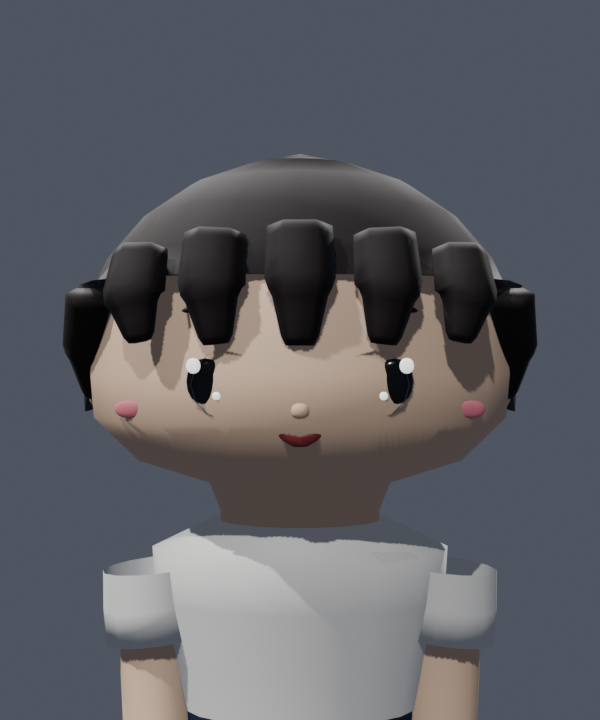
#> input picture blender/character_prototype/factory/previews/hair_pilot/hair_001_front.png, 600 x 720 px, found by its file name
$ python composite_hairstyles_sheets.py
#> lines starting #> are read from the running program, lines starting #| are printed output that depends on the picture
import os
from PIL import Image, ImageDraw, ImageFont

FACTORY_DIR = r"C:\Users\Admin\Desktop\GAME\GAME-KNDMST\blender\character_prototype\factory"
PREVIEWS_DIR = os.path.join(FACTORY_DIR, "previews", "hairstyles_v2")
SHEETS_DIR = os.path.join(PREVIEWS_DIR, "sheets")
os.makedirs(SHEETS_DIR, exist_ok=True)

HAIRSTYLES = [
    ("hair_001", "HAIR_001", "Classic Bowl Cut", "Tóc úp nồi học trò"),
    ("hair_002", "HAIR_002", "Sporty Short", "Tóc ngắn thể thao vuốt nhọn"),
    ("hair_003", "HAIR_003", "Rounded Bob", "Tóc tém bob nữ sinh"),
    ("hair_004", "HAIR_004", "Side-Parted Short", "Tóc ngắn rẽ ngôi 7/3"),
    ("hair_005", "HAIR_005", "Medium Straight", "Tóc thẳng ngang lưng lửng"),
    ("hair_006", "HAIR_006", "Low Ponytail", "Tóc đuôi ngựa buộc thấp"),
    ("hair_007", "HAIR_007", "High Ponytail", "Tóc đuôi ngựa buộc cao"),
    ("hair_008", "HAIR_008", "Twin Pigtails", "Tóc hai bên buộc đôi"),
    ("hair_009", "HAIR_009", "Braided Hair", "Tóc tết bím học sinh"),
    ("hair_010", "HAIR_010", "Shoulder-Length Hair", "Tóc ngang vai uốn cúp C"),
    ("hair_011", "HAIR_011", "Side-Swept Bangs", "Tóc mái xéo phong trào 2012-2013"),
    ("hair_012", "HAIR_012", "Messy Short Hair", "Tóc ngắn layer đánh rối tự nhiên"),
]

VIEWS = [
    ("front", "Front View (Mặt Trước)"),
    ("three_quarter", "3/4 View (Phối Cảnh)"),
    ("side", "Side Profile (Góc Nghiêng)"),
    ("back", "Back View (Mặt Sau)")
]

def get_fonts():
    try:
        f_title = ImageFont.truetype("arial.ttf", 28)
        f_subtitle = ImageFont.truetype("arial.ttf", 18)
        f_col = ImageFont.truetype("arial.ttf", 19)
        f_name = ImageFont.truetype("arial.ttf", 17)
        f_sub = ImageFont.truetype("arial.ttf", 14)
    except Exception:
        f_title = ImageFont.load_default()
        f_subtitle = ImageFont.load_default()
        f_col = ImageFont.load_default()
        f_name = ImageFont.load_default()
        f_sub = ImageFont.load_default()
    return f_title, f_subtitle, f_col, f_name, f_sub

# =============================================================================
# 1. 12 HAIRSTYLES COMPLETE TURNAROUND MATRIX (12 Rows x 4 Columns)
# =============================================================================
def build_12_turnaround_matrix():
    f_title, f_subtitle, f_col, f_name, f_sub = get_fonts()

    sample = Image.open(os.path.join(PREVIEWS_DIR, "hair_001_front.png"))
#> sample is the input picture: PIL image 600x720 RGBA; mean R, G, B, A 93.5, 94.3, 99.1, 255
    orig_w, orig_h = sample.size
#> orig_w = 600; orig_h = 720

    thumb_w = 320
    thumb_h = int(orig_h * (thumb_w / orig_w))
#> thumb_h = 384

    label_col_w = 300
    header_h = 100

    total_w = label_col_w + thumb_w * len(VIEWS)
    total_h = header_h + thumb_h * len(HAIRSTYLES) + 30
#> total_h = 4738

    canvas = Image.new("RGB", (total_w, total_h), (18, 20, 26))
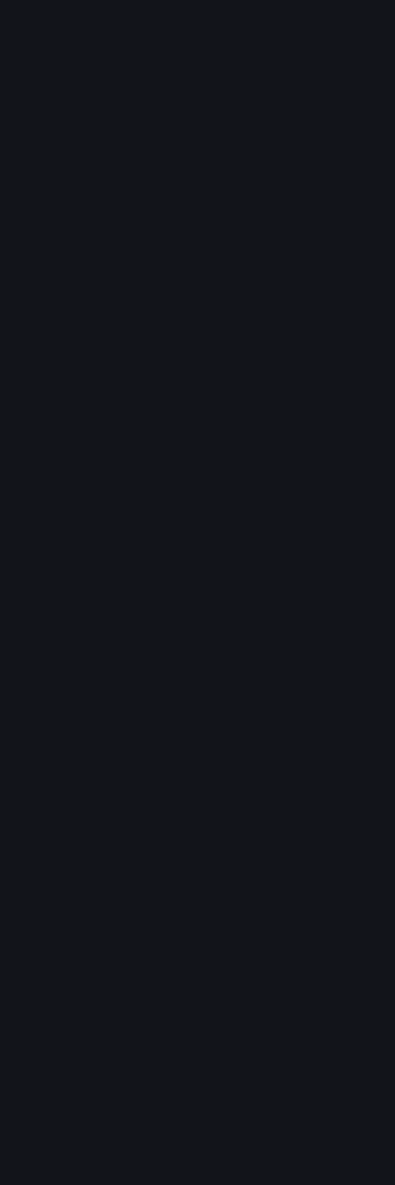
#> canvas: PIL image 1580x4738 RGB (shown at 1/4 size); mean R, G, B 18, 20, 26
    draw = ImageDraw.Draw(canvas)

    # Title Banner
    draw.rectangle([0, 0, total_w, header_h], fill=(24, 27, 36))
    draw.text((total_w // 2, 35), "MODULAR HAIRSTYLE LIBRARY V2 — COMPLETE TURNAROUND MATRIX", fill=(255, 255, 255), font=f_title, anchor="mm")
    draw.text((total_w // 2, 70), "Hành Trình Thanh Xuân • 12 Stylized Chibi Hairstyles (Vietnamese School-Life 2012–2013)", fill=(160, 180, 205), font=f_subtitle, anchor="mm")

    # Column Headers
    for c_idx, (v_key, v_label) in enumerate(VIEWS):
        cx = label_col_w + c_idx * thumb_w + thumb_w // 2
        draw.text((cx, 85), v_label, fill=(255, 215, 120), font=f_col, anchor="mm")

    for r_idx, (prefix, code, name, vn_name) in enumerate(HAIRSTYLES):
        y_pos = header_h + r_idx * thumb_h
#> y_pos = 100

        # Row card
        draw.rectangle([12, y_pos + 12, label_col_w - 12, y_pos + thumb_h - 12], fill=(26, 30, 42), outline=(50, 65, 90), width=1)
        # Accent pill
        draw.rectangle([20, y_pos + 22, 120, y_pos + 50], fill=(40, 75, 125))
        draw.text((70, y_pos + 36), code, fill=(255, 255, 255), font=f_sub, anchor="mm")
        # Titles
        draw.text((25, y_pos + 72), name, fill=(250, 250, 250), font=f_name, anchor="lm")
        draw.text((25, y_pos + 98), vn_name, fill=(160, 180, 205), font=f_sub, anchor="lm")

        # Load & paste images
        for c_idx, (v_key, v_label) in enumerate(VIEWS):
            img_path = os.path.join(PREVIEWS_DIR, f"{prefix}_{v_key}.png")
            if os.path.exists(img_path):
                im = Image.open(img_path).resize((thumb_w, thumb_h), Image.Resampling.LANCZOS)
                canvas.paste(im, (label_col_w + c_idx * thumb_w, y_pos))
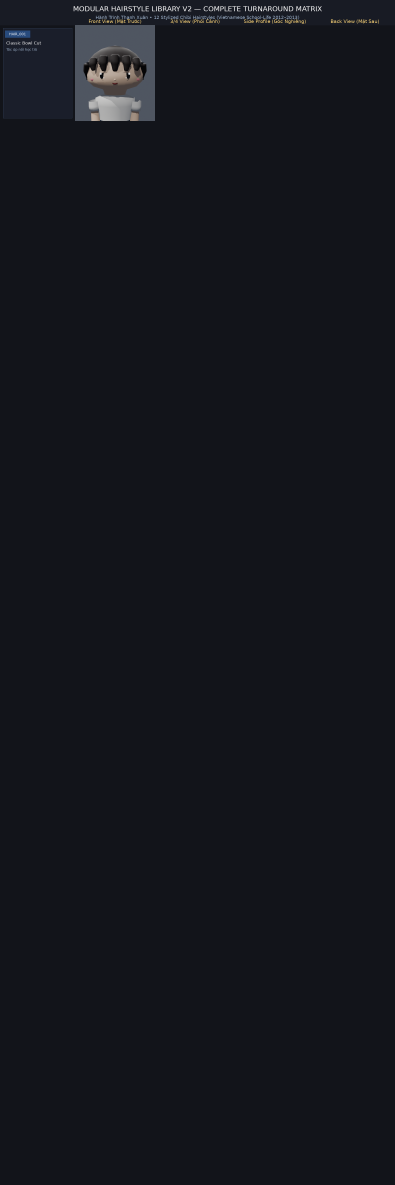
#> canvas: PIL image 1580x4738 RGB (shown at 1/4 size); mean R, G, B 19.9, 21.9, 28
                draw.rectangle([label_col_w + c_idx * thumb_w, y_pos, label_col_w + (c_idx + 1) * thumb_w, y_pos + thumb_h], outline=(38, 44, 58))

    out_file = os.path.join(SHEETS_DIR, "hairstyles_12_turnaround_matrix.png")
    canvas.save(out_file, quality=95)
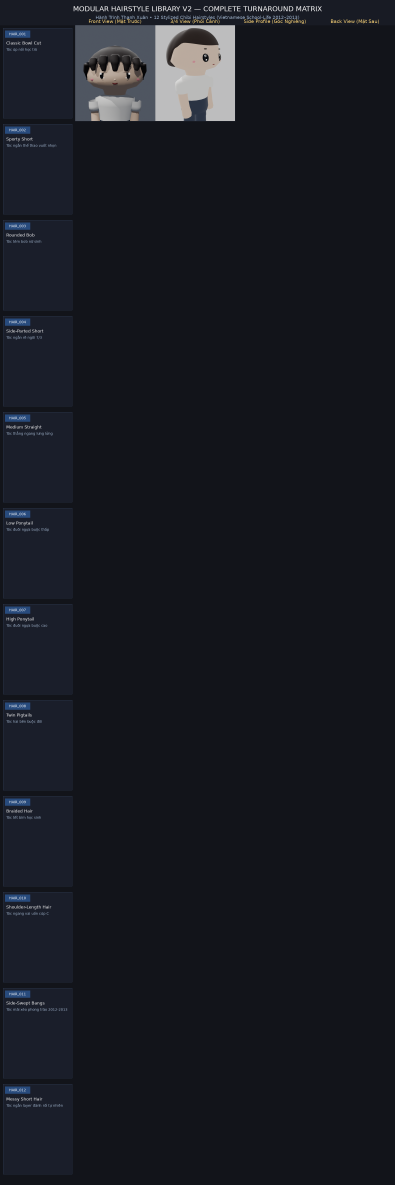
#> saved as hairstyles_12_turnaround_matrix.png: PIL image 1580x4738 RGB (shown at 1/4 size); mean R, G, B 23.9, 26.3, 33.3
    print(f"Saved: {out_file}")

# =============================================================================
# 2. 12 HAIRSTYLES FRONT COMPARISON SHEET (2 Rows x 6 Columns)
# =============================================================================
def build_12_front_comparison_sheet():
    f_title, f_subtitle, f_col, f_name, f_sub = get_fonts()

    sample = Image.open(os.path.join(PREVIEWS_DIR, "hair_001_front.png"))
    orig_w, orig_h = sample.size
#> orig_w = 600; orig_h = 720

    thumb_w = 340
    thumb_h = int(orig_h * (thumb_w / orig_w))
#> thumb_h = 408

    cols = 6
    rows = 2

    card_footer_h = 75
    cell_h = thumb_h + card_footer_h
#> cell_h = 483

    header_h = 100
    pad = 20

    total_w = pad * 2 + thumb_w * cols
    total_h = header_h + cell_h * rows + pad * 2
#> total_h = 1106

    canvas = Image.new("RGB", (total_w, total_h), (18, 20, 26))
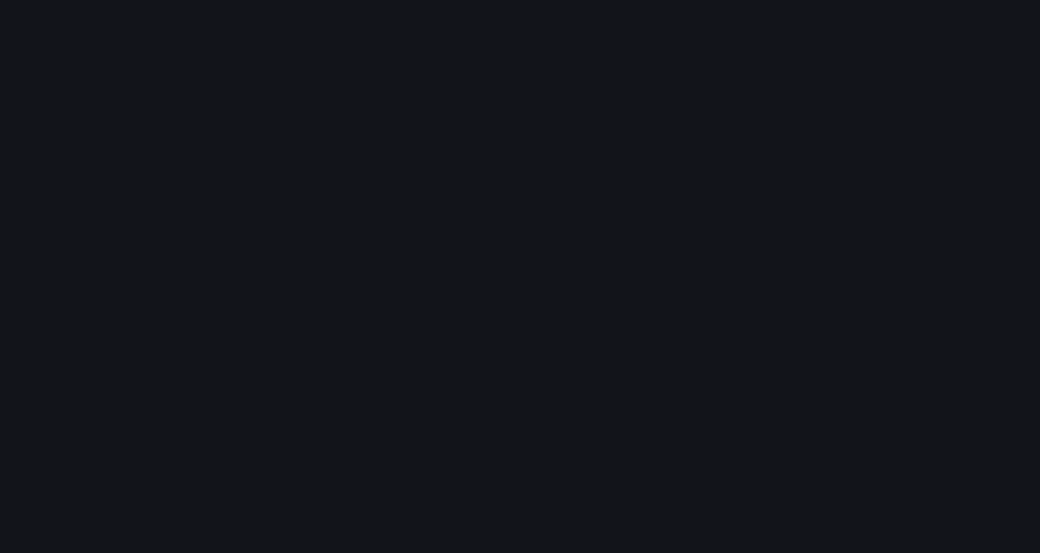
#> canvas: PIL image 2080x1106 RGB (shown at 1/2 size); mean R, G, B 18, 20, 26
    draw = ImageDraw.Draw(canvas)

    # Title
    draw.rectangle([0, 0, total_w, header_h], fill=(24, 27, 36))
    draw.text((total_w // 2, 38), "12 MODULAR HAIRSTYLES — FRONT SILHOUETTE COMPARISON LINEUP", fill=(255, 255, 255), font=f_title, anchor="mm")
    draw.text((total_w // 2, 74), "Modular Hairstyle Library V2 • Clear Silhouettes, Matte/Satin Finish & Anti-Clipping Clearance", fill=(160, 180, 205), font=f_subtitle, anchor="mm")

    for idx, (prefix, code, name, vn_name) in enumerate(HAIRSTYLES):
        c = idx % cols
        r = idx // cols

        x = pad + c * thumb_w
        y = header_h + pad + r * cell_h
#> y = 120

        img_path = os.path.join(PREVIEWS_DIR, f"{prefix}_front.png")
        if os.path.exists(img_path):
            im = Image.open(img_path).resize((thumb_w, thumb_h), Image.Resampling.LANCZOS)
#> im: PIL image 340x408 RGBA
            canvas.paste(im, (x, y))
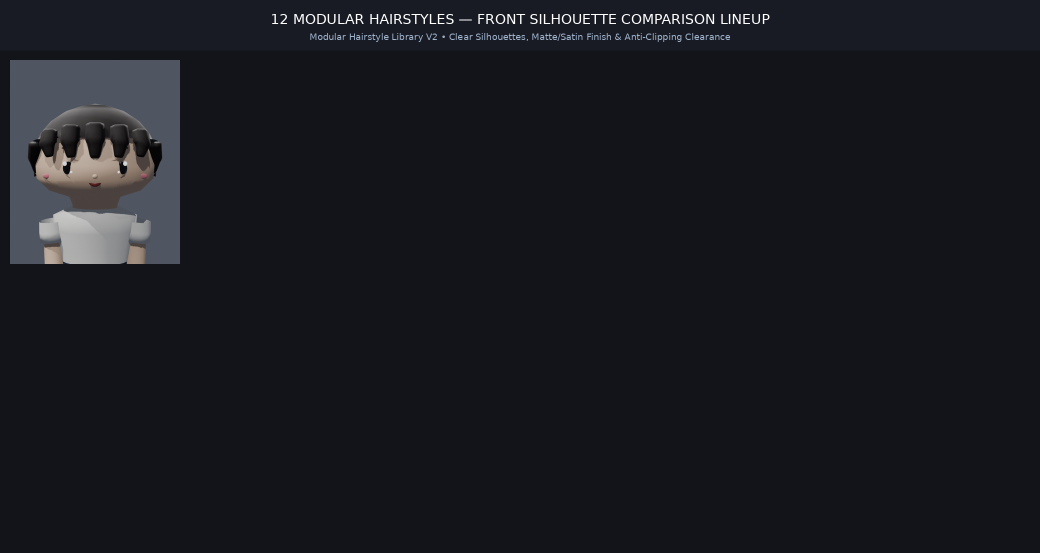
#> canvas: PIL image 2080x1106 RGB (shown at 1/2 size); mean R, G, B 23.9, 25.9, 32.1

        # Card Footer
        draw.rectangle([x, y + thumb_h, x + thumb_w, y + cell_h], fill=(26, 30, 42), outline=(45, 55, 75))
        draw.text((x + thumb_w // 2, y + thumb_h + 20), f"{code} — {name}", fill=(255, 215, 120), font=f_name, anchor="mm")
        draw.text((x + thumb_w // 2, y + thumb_h + 48), vn_name, fill=(180, 200, 220), font=f_sub, anchor="mm")

        # Border
        draw.rectangle([x, y, x + thumb_w, y + cell_h], outline=(55, 70, 95), width=2)

    out_file = os.path.join(SHEETS_DIR, "hairstyles_12_front_lineup.png")
    canvas.save(out_file, quality=95)
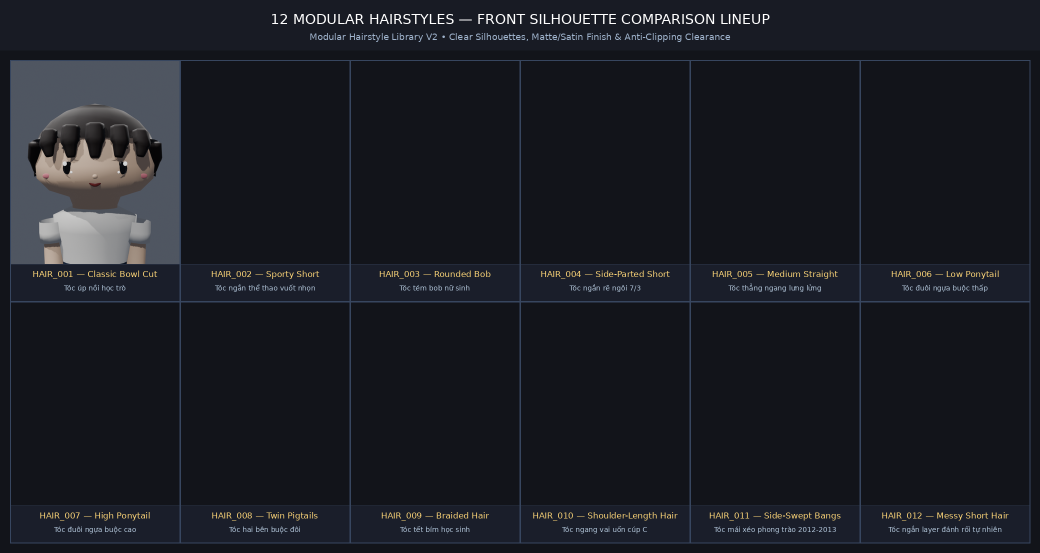
#> saved as hairstyles_12_front_lineup.png: PIL image 2080x1106 RGB (shown at 1/2 size); mean R, G, B 26.6, 29, 35.9
    print(f"Saved: {out_file}")

# =============================================================================
# 3. HAIR COLOR VARIANTS COMPARISON SHEET (1 Row x 6 Columns)
# =============================================================================
def build_color_variants_sheet():
    f_title, f_subtitle, f_col, f_name, f_sub = get_fonts()

    colors = [
        ("color_01", "COLOR_01", "Natural Jet Black", "#1c1615", "Đen tuyền tự nhiên học sinh"),
        ("color_02", "COLOR_02", "Soft Charcoal", "#161b26", "Đen khói ánh xanh thể thao"),
        ("color_03", "COLOR_03", "Chestnut Brown", "#2b1b17", "Nâu hạt dẻ trầm ấm"),
        ("color_04", "COLOR_04", "Warm Auburn", "#4a2c1b", "Nâu đồng ánh đồng nhẹ"),
        ("color_05", "COLOR_05", "Deep Blue-Black", "#182030", "Xanh đen phong cách Anime"),
        ("color_06", "COLOR_06", "Honey Brown", "#613d28", "Nâu mật ong dạo phố"),
    ]

#> (the run stopped early here; a loop or call above may not have finished)
